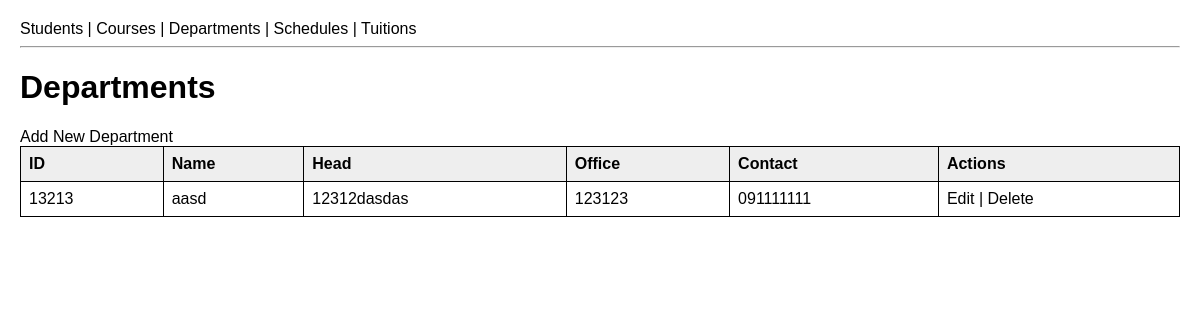
Screenshot of /departments/ with the database file from the repository.
### myapp/models.py (models this page shows, shortened)
class Department(models.Model):
    department_id = models.CharField(max_length=20)
    department_name = models.CharField(max_length=100)
    head_of_dept = models.CharField(max_length=100)
    office_loc = models.CharField(max_length=50)
    contact = models.CharField(max_length=50)

### myapp/views.py (the view)
# urls.py: path('departments/', views.department_list, name='department_list'),
def department_list(request):
    return object_list(request, Department, 'myapp/department_list.html')

### myapp/views.py (called while the page is built)
def object_list(request, model, template):
    items = model.objects.all()
    return render(request, template, {'items': items})

### myapp/templates/myapp/department_list.html (shortened to what this page needs)
{% extends "myapp/base.html" %}
{% block content %}
<h1>Departments</h1>
<a href="{% url 'department_create' %}">Add New Department</a>
<table>
    <tr>
        <th>ID</th>
        <th>Name</th>
        <th>Head</th>
        <th>Office</th>
        <th>Contact</th>
        <th>Actions</th>
    </tr>
    {% for dept in items %}
    <tr>
        <td>{{ dept.department_id }}</td>
        <td>{{ dept.department_name }}</td>
        <td>{{ dept.head_of_dept }}</td>
        <td>{{ dept.office_loc }}</td>
        <td>{{ dept.contact }}</td>
        <td>
            <a href="{% url 'department_update' dept.id %}">Edit</a> |
            <a href="{% url 'department_delete' dept.id %}">Delete</a>
        </td>
    </tr>
    {% endfor %}
</table>
{% endblock %}

### myapp/templates/myapp/base.html (style rules this page uses)
body { font-family: Arial, sans-serif; margin: 20px; background: #fff; color: #000; }
table { border-collapse: collapse; width: 100%; margin-bottom: 20px; }
th, td { border: 1px solid #000; padding: 8px; text-align: left; }
th { background: #eee; }
a { text-decoration: none; color: #000; }

### rows the page displays
Department: department_id "13213", department_name "aasd", head_of_dept "12312dasdas", office_loc "123123", contact "091111111"
